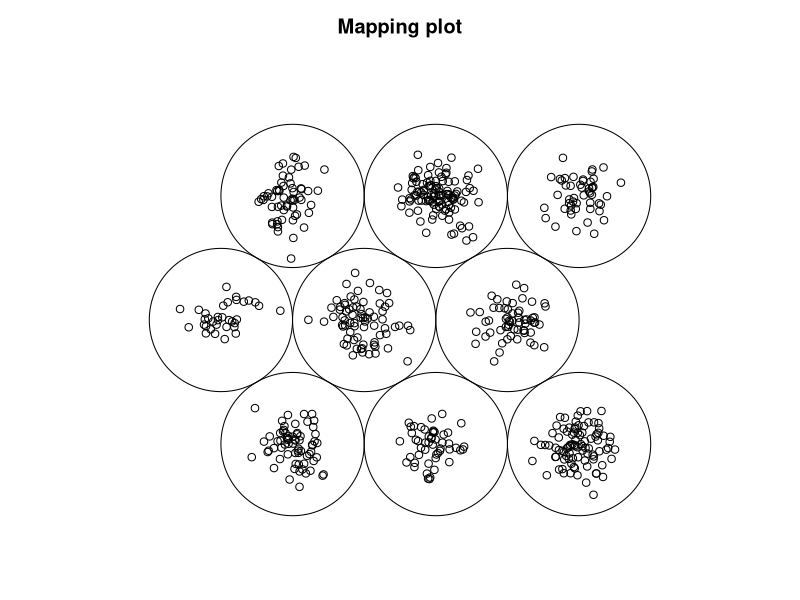
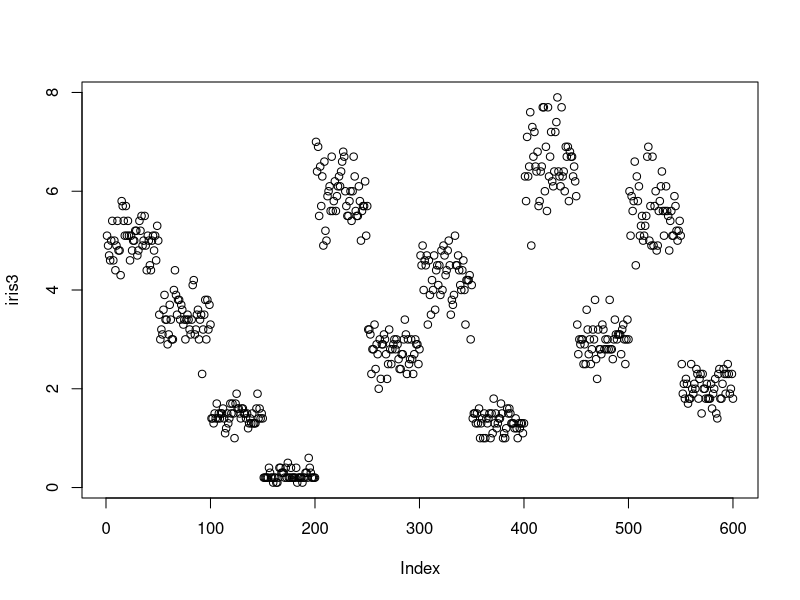
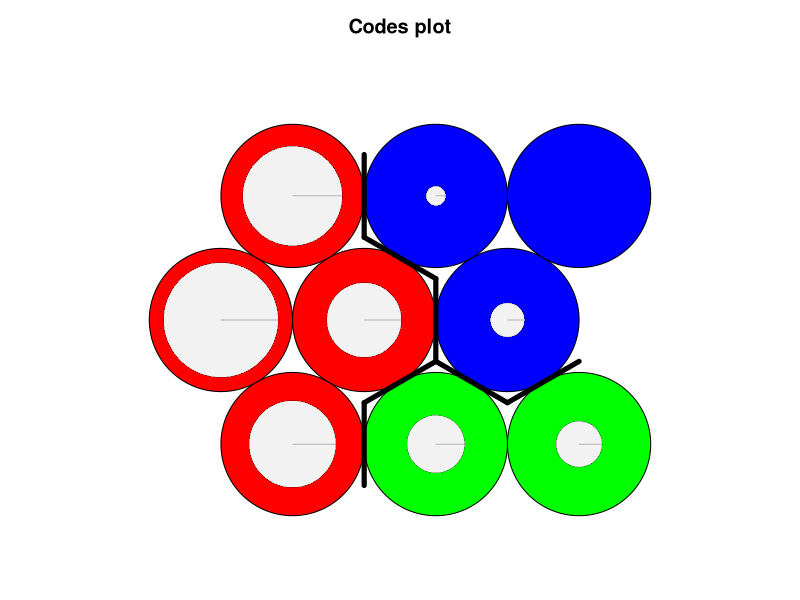

The R script that drew these images, in order:
## ---- chunk 1
knitr::opts_chunk$set(echo = TRUE)
## ---- chunk 2
library(kohonen)
## ---- chunk 3
iris3
## ---- chunk 4
data("iris3")
head(iris3)
## ---- chunk 5
dim(iris3)
## ---- chunk 6
scale(iris3)
head(scale(iris3))
## ---- chunk 7
iris3 = as.matrix(iris3)
## ---- chunk 8
som.iris3 = som(scale(iris3), grid = somgrid(xdim = 3, ydim = 3, topo = "hexagonal"))
plot(som.iris3, type = "mapping")
## ---- chunk 9
som.iris3$grid$pts
## ---- chunk 10
som.iris3$unit.classif
## ---- chunk 11
plot(iris3)
## ---- chunk 12
som.iris3$codes[[1]]
## ---- chunk 13
dist(som.iris3$codes[[1]])
## ---- chunk 14
hclust(dist(som.iris3$codes[[1]]))
## ---- chunk 15
peta = cutree(hclust(dist(som.iris3$codes[[1]])), 3)
plot(som.iris3, type = "codes", bgcol = rainbow(3)[peta])
add.cluster.boundaries(som.iris3, peta)
